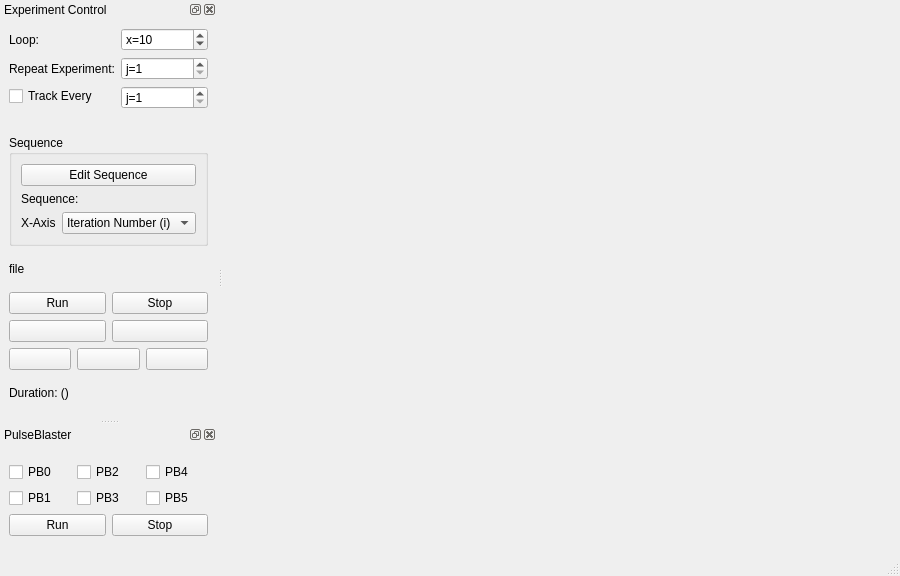
<?xml version="1.0" encoding="UTF-8"?>
<ui version="4.0">
 <class>MainWindow</class>
 <widget class="QMainWindow" name="MainWindow">
  <property name="geometry">
   <rect>
    <x>0</x>
    <y>0</y>
    <width>900</width>
    <height>576</height>
   </rect>
  </property>
  <property name="windowTitle">
   <string>Pulsed Experiments</string>
  </property>
  <widget class="QWidget" name="centralwidget">
   <layout class="QVBoxLayout" name="verticalLayout">
    <item>
     <widget class="PlotWidget" name="pulsed_exp_plot" native="true"/>
    </item>
   </layout>
  </widget>
  <widget class="QMenuBar" name="menubar">
   <property name="geometry">
    <rect>
     <x>0</x>
     <y>0</y>
     <width>900</width>
     <height>21</height>
    </rect>
   </property>
  </widget>
  <widget class="QStatusBar" name="statusbar"/>
  <widget class="QDockWidget" name="experiment_control_dockwidget">
   <property name="windowTitle">
    <string>Experiment Control</string>
   </property>
   <attribute name="dockWidgetArea">
    <number>1</number>
   </attribute>
   <widget class="QWidget" name="dockWidgetContents_3">
    <layout class="QVBoxLayout" name="verticalLayout_5" stretch="3,0,1,3,1">
     <item>
      <layout class="QFormLayout" name="parameters_form">
       <item row="0" column="0">
        <widget class="QLabel" name="loop_label">
         <property name="text">
          <string>Loop: </string>
         </property>
        </widget>
       </item>
       <item row="0" column="1">
        <widget class="QSpinBox" name="loop_sequence_spinbox">
         <property name="prefix">
          <string>x=</string>
         </property>
         <property name="minimum">
          <number>1</number>
         </property>
         <property name="maximum">
          <number>999999999</number>
         </property>
         <property name="singleStep">
          <number>1000</number>
         </property>
         <property name="value">
          <number>10</number>
         </property>
        </widget>
       </item>
       <item row="1" column="0">
        <widget class="QLabel" name="repeat_exp_label">
         <property name="text">
          <string>Repeat Experiment:</string>
         </property>
        </widget>
       </item>
       <item row="1" column="1">
        <widget class="QSpinBox" name="repeat_exp_spinbox">
         <property name="prefix">
          <string>j=</string>
         </property>
         <property name="minimum">
          <number>1</number>
         </property>
         <property name="maximum">
          <number>999999999</number>
         </property>
         <property name="singleStep">
          <number>10</number>
         </property>
        </widget>
       </item>
       <item row="2" column="0">
        <widget class="QCheckBox" name="track_checkbox">
         <property name="text">
          <string>Track Every</string>
         </property>
        </widget>
       </item>
       <item row="2" column="1">
        <widget class="QSpinBox" name="track_every_spinbox">
         <property name="prefix">
          <string>j=</string>
         </property>
         <property name="minimum">
          <number>1</number>
         </property>
         <property name="maximum">
          <number>999999999</number>
         </property>
         <property name="value">
          <number>1</number>
         </property>
        </widget>
       </item>
      </layout>
     </item>
     <item>
      <widget class="QGroupBox" name="groupBox">
       <property name="title">
        <string>Sequence</string>
       </property>
       <layout class="QVBoxLayout" name="verticalLayout_2" stretch="0,1,1">
        <item>
         <widget class="QPushButton" name="edit_sequence_btn">
          <property name="text">
           <string>Edit Sequence</string>
          </property>
         </widget>
        </item>
        <item>
         <widget class="QLabel" name="sequence_name_label">
          <property name="text">
           <string>Sequence: </string>
          </property>
         </widget>
        </item>
        <item>
         <layout class="QHBoxLayout" name="horizontalLayout" stretch="1,3">
          <item>
           <widget class="QLabel" name="x_axis_label">
            <property name="text">
             <string>X-Axis</string>
            </property>
           </widget>
          </item>
          <item>
           <widget class="QComboBox" name="x_axis_param_combo">
            <item>
             <property name="text">
              <string>Iteration Number (i)</string>
             </property>
            </item>
           </widget>
          </item>
         </layout>
        </item>
       </layout>
      </widget>
     </item>
     <item>
      <widget class="QLabel" name="filename_label">
       <property name="text">
        <string>file</string>
       </property>
      </widget>
     </item>
     <item>
      <layout class="QVBoxLayout" name="exp_control_layout" stretch="1,2">
       <item>
        <layout class="QHBoxLayout" name="run_pulsed_exp_layout" stretch="1,1">
         <item>
          <widget class="QPushButton" name="run_sequence_button">
           <property name="text">
            <string>Run</string>
           </property>
          </widget>
         </item>
         <item>
          <widget class="QPushButton" name="stop_sequence_button">
           <property name="text">
            <string>Stop</string>
           </property>
          </widget>
         </item>
        </layout>
       </item>
       <item>
        <layout class="QVBoxLayout" name="verticalLayout_4" stretch="1,1">
         <item>
          <layout class="QHBoxLayout" name="save_data_layout" stretch="1,1">
           <item>
            <widget class="QPushButton" name="save_button">
             <property name="text">
              <string/>
             </property>
             <property name="icon">
              <iconset resource="../../../../artwork/qudi_icons.qrc">
               <normaloff>:/icons/icons/save.png</normaloff>:/icons/icons/save.png</iconset>
             </property>
            </widget>
           </item>
           <item>
            <widget class="QPushButton" name="delete_button">
             <property name="text">
              <string/>
             </property>
             <property name="icon">
              <iconset resource="../../../../artwork/qudi_icons.qrc">
               <normaloff>:/icons/icons/delete.png</normaloff>:/icons/icons/delete.png</iconset>
             </property>
            </widget>
           </item>
          </layout>
         </item>
         <item>
          <layout class="QHBoxLayout" name="load_data_layout" stretch="1,1,1">
           <item>
            <widget class="QPushButton" name="load_button">
             <property name="text">
              <string/>
             </property>
             <property name="icon">
              <iconset resource="../../../../artwork/qudi_icons.qrc">
               <normaloff>:/icons/icons/load.png</normaloff>:/icons/icons/load.png</iconset>
             </property>
            </widget>
           </item>
           <item>
            <widget class="QPushButton" name="previous_button">
             <property name="text">
              <string/>
             </property>
             <property name="icon">
              <iconset resource="../../../../artwork/qudi_icons.qrc">
               <normaloff>:/icons/icons/previous.png</normaloff>:/icons/icons/previous.png</iconset>
             </property>
            </widget>
           </item>
           <item>
            <widget class="QPushButton" name="next_button">
             <property name="text">
              <string/>
             </property>
             <property name="icon">
              <iconset resource="../../../../artwork/qudi_icons.qrc">
               <normaloff>:/icons/icons/next.png</normaloff>:/icons/icons/next.png</iconset>
             </property>
            </widget>
           </item>
          </layout>
         </item>
        </layout>
       </item>
      </layout>
     </item>
     <item>
      <layout class="QVBoxLayout" name="simulation_layout" stretch="1">
       <item>
        <layout class="QHBoxLayout" name="sim_status_layout" stretch="1">
         <item>
          <widget class="QLabel" name="loop_duration_label">
           <property name="text">
            <string>Duration: ()</string>
           </property>
          </widget>
         </item>
        </layout>
       </item>
      </layout>
     </item>
    </layout>
   </widget>
  </widget>
  <widget class="QDockWidget" name="dockWidget">
   <property name="windowTitle">
    <string>PulseBlaster</string>
   </property>
   <attribute name="dockWidgetArea">
    <number>1</number>
   </attribute>
   <widget class="QWidget" name="dockWidgetContents_6">
    <layout class="QVBoxLayout" name="verticalLayout_7">
     <item>
      <layout class="QVBoxLayout" name="verticalLayout_6" stretch="2,1">
       <item>
        <layout class="QGridLayout" name="pb_output_layout" rowstretch="1,1" columnstretch="1,1,1">
         <item row="0" column="0">
          <widget class="QCheckBox" name="pb0_checkbox">
           <property name="text">
            <string>PB0</string>
           </property>
          </widget>
         </item>
         <item row="1" column="0">
          <widget class="QCheckBox" name="pb1_checkbox">
           <property name="text">
            <string>PB1</string>
           </property>
          </widget>
         </item>
         <item row="0" column="1">
          <widget class="QCheckBox" name="pb2_checkbox">
           <property name="text">
            <string>PB2</string>
           </property>
          </widget>
         </item>
         <item row="1" column="1">
          <widget class="QCheckBox" name="pb3_checkbox">
           <property name="text">
            <string>PB3</string>
           </property>
          </widget>
         </item>
         <item row="0" column="2">
          <widget class="QCheckBox" name="pb4_checkbox">
           <property name="text">
            <string>PB4</string>
           </property>
          </widget>
         </item>
         <item row="1" column="2">
          <widget class="QCheckBox" name="pb5_checkbox">
           <property name="text">
            <string>PB5</string>
           </property>
          </widget>
         </item>
        </layout>
       </item>
       <item>
        <layout class="QHBoxLayout" name="run_turn_on_off_layout" stretch="1,1">
         <item>
          <widget class="QPushButton" name="run_output_button">
           <property name="text">
            <string>Run</string>
           </property>
          </widget>
         </item>
         <item>
          <widget class="QPushButton" name="stop_output_button">
           <property name="text">
            <string>Stop</string>
           </property>
          </widget>
         </item>
        </layout>
       </item>
      </layout>
     </item>
    </layout>
   </widget>
  </widget>
 </widget>
 <customwidgets>
  <customwidget>
   <class>PlotWidget</class>
   <extends>QWidget</extends>
   <header>pyqtgraph</header>
   <container>1</container>
  </customwidget>
 </customwidgets>
 <resources>
  <include location="../../../../artwork/qudi_icons.qrc"/>
 </resources>
 <connections/>
</ui>
